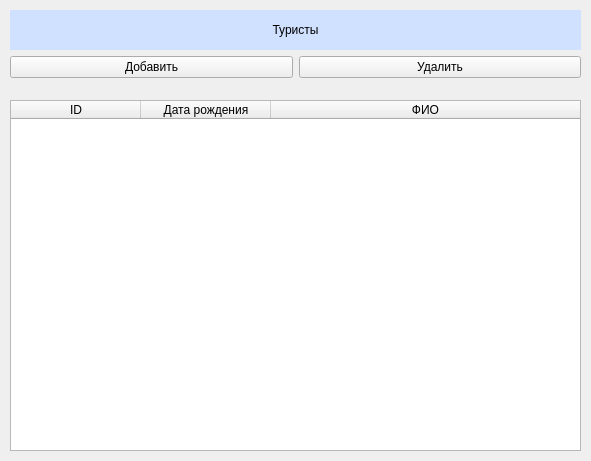
<?xml version="1.0" encoding="UTF-8"?>
<ui version="4.0">
 <class>Tourists</class>
 <widget class="QWidget" name="Tourists">
  <property name="geometry">
   <rect>
    <x>0</x>
    <y>0</y>
    <width>591</width>
    <height>461</height>
   </rect>
  </property>
  <property name="windowTitle">
   <string>Кресик Елизавета</string>
  </property>
  <widget class="QWidget" name="gridLayoutWidget">
   <property name="geometry">
    <rect>
     <x>10</x>
     <y>10</y>
     <width>571</width>
     <height>68</height>
    </rect>
   </property>
   <layout class="QGridLayout" name="gridLayout_2">
    <item row="1" column="0">
     <widget class="QPushButton" name="addTourist">
      <property name="styleSheet">
       <string notr="true">font: 14pt &quot;Times New Roman&quot;;</string>
      </property>
      <property name="text">
       <string>Добавить</string>
      </property>
     </widget>
    </item>
    <item row="1" column="1">
     <widget class="QPushButton" name="delTourist">
      <property name="styleSheet">
       <string notr="true">font: 14pt &quot;Times New Roman&quot;;</string>
      </property>
      <property name="text">
       <string>Удалить</string>
      </property>
     </widget>
    </item>
    <item row="0" column="0" colspan="2">
     <widget class="QLabel" name="tourists">
      <property name="styleSheet">
       <string notr="true">font: 14pt &quot;Times New Roman&quot;;
background-color: rgb(208, 224, 255);</string>
      </property>
      <property name="text">
       <string>Туристы</string>
      </property>
      <property name="alignment">
       <set>Qt::AlignCenter</set>
      </property>
     </widget>
    </item>
   </layout>
  </widget>
  <widget class="QTableWidget" name="touristTable">
   <property name="geometry">
    <rect>
     <x>10</x>
     <y>100</y>
     <width>571</width>
     <height>351</height>
    </rect>
   </property>
   <property name="minimumSize">
    <size>
     <width>0</width>
     <height>150</height>
    </size>
   </property>
   <property name="styleSheet">
    <string notr="true">font: 12pt &quot;Times New Roman&quot;;</string>
   </property>
   <property name="selectionBehavior">
    <enum>QAbstractItemView::SelectRows</enum>
   </property>
   <attribute name="horizontalHeaderDefaultSectionSize">
    <number>130</number>
   </attribute>
   <attribute name="horizontalHeaderStretchLastSection">
    <bool>true</bool>
   </attribute>
   <column>
    <property name="text">
     <string>ID</string>
    </property>
   </column>
   <column>
    <property name="text">
     <string>Дата рождения</string>
    </property>
   </column>
   <column>
    <property name="text">
     <string>ФИО</string>
    </property>
   </column>
  </widget>
 </widget>
 <resources/>
 <connections/>
</ui>
